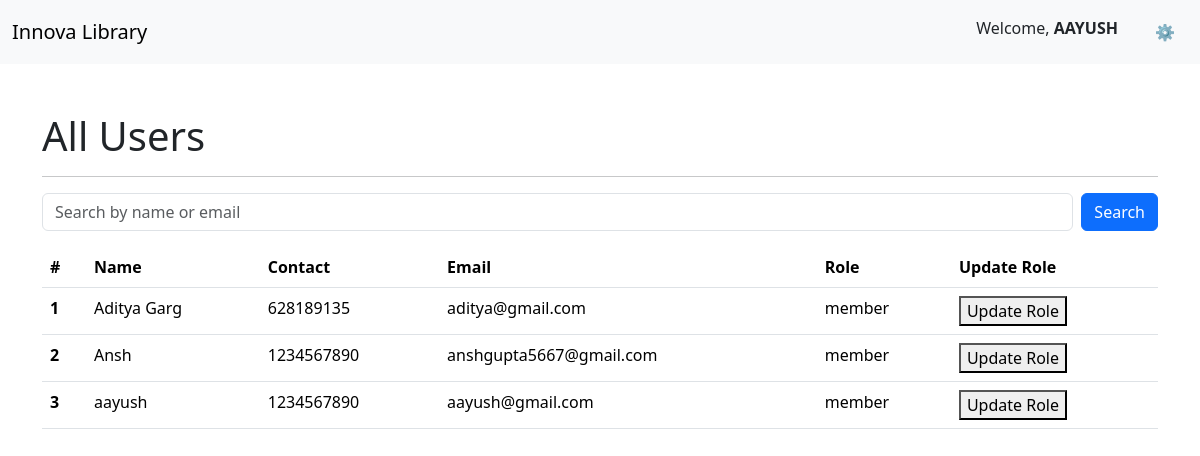
Page /alluser/ (signed in) on the earlier database version.
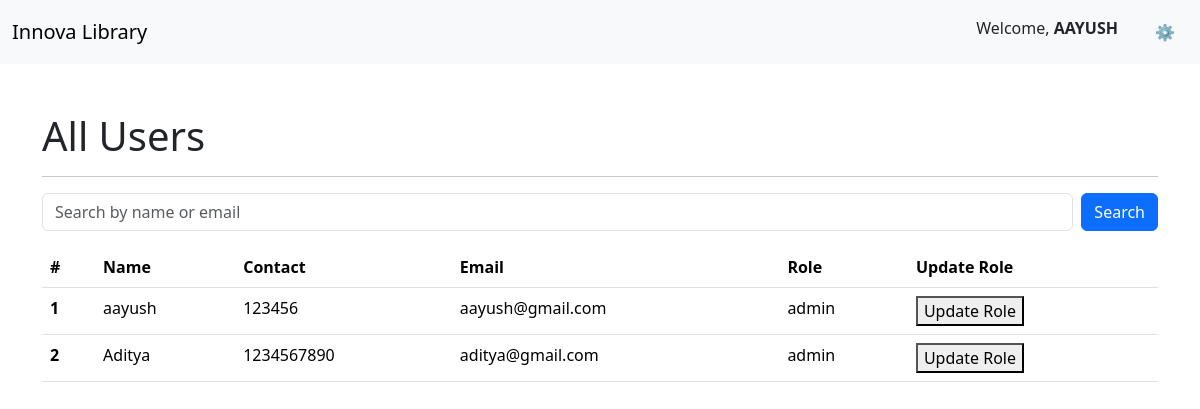
Same page on the later database version.
### member/models.py (models this page shows, shortened)
class Member(models.Model):
    ROLE_CHOICES = (
        ('admin', 'Admin'),
        ('member', 'Member'),
    )
    name = models.CharField(max_length=100)
    contact = models.BigIntegerField()
    email = models.EmailField(max_length=100,unique=True)
    password = models.CharField(max_length=128)
    role = models.CharField(max_length=10,choices=ROLE_CHOICES,default='member')
    created_at = models.DateTimeField(auto_now_add=True)

### member/decorators.py (the view)
    def wrapper(request, *args, **kwargs):
        if not request.session.get("member_id"):
            messages.error(request, "Please login first")
            return redirect("login")
        if request.session.get("role") != "admin":
            messages.error(request, "Admin access required")
            return redirect("login")
        return view_func(request, *args, **kwargs)

### member/views.py (called while the page is built, shortened)
@admin_required
def alluser(request):
    if request.session.get('role') != 'admin':
        messages.error(request, "Only admin can access this feature")
        return redirect('login')
    users = Member.objects.all().order_by('role')
    return render(request, 'alluser.html', {'users': users})

### member/templates/alluser.html (shortened to what this page needs)
{%extends 'base.html'%}
{%block content%}
<div class="container mt-5">
<h1> All Users</h1>
<hr>
<form method="post">
    <div class="mb-3 d-flex gap-2">
      <input type="text" class="form-control" name="search" placeholder="Search by name or email" >
      <button type="submit" class="btn btn-primary">Search</button>
    </div>
</form>
<table class="table">
  <thead>
    <tr>
      <th scope="col">#</th>
      <th scope="col">Name</th>
      <th scope="col">Contact</th>
      <th scope="col">Email</th>
      <th scope="col">Role</th>
      <th scope="col">Update Role</th>
    </tr>
  </thead>
  <tbody>
    {% for user in users%}
    <tr>
      <th scope="row">{{forloop.counter}}</th>
      <td>{{user.name}}</td>
      <td>{{user.contact}}</td>
      <td>{{user.email}}</td>
      <td>{{user.role}}</td>
      <td><button><a href="/updaterole/{{user.id}}">Update Role</a></button>
    </tr>
    {%endfor%}
  </tbody>
</table>
</div>
{%endblock%}

### member/templates/base.html (shortened to what this page needs)
<!DOCTYPE html>
<html lang="en">
<head>
    <link href="https://cdn.jsdelivr.net/npm/bootstrap@5.3.8/dist/css/bootstrap.min.css" rel="stylesheet"
>
</head>
<body>
    <nav class="navbar bg-body-tertiary">
        <div class="container-fluid">
            <a class="navbar-brand">Innova Library</a>
            {%if request.session.member_id%}
            <form class="d-flex" role="search">
                <p class="mx-4 mt-2">Welcome, <strong>{{request.session.name | upper}}</strong></p>
                <button class="btn" type="button" data-bs-toggle="offcanvas"
                    data-bs-target="#offcanvasWithBothOptions" aria-controls="offcanvasWithBothOptions">⚙️</button>
            </form>
            {%else%}
            <form class="d-flex" role="search">
                <button class="btn btn-primary" type="button" data-bs-toggle="offcanvas"
                    data-bs-target="#offcanvasWithBothOptions" aria-controls="offcanvasWithBothOptions"><a
                        href="/login/" style="color: aliceblue;">Login</a></button>
            </form>
            {%endif%}
        </div>
    </nav>
    {%block content%}
    {%endblock%}
</body>
</html>

### member/templates/base.html (style rules this page uses)
a { text-decoration: none; color: inherit; }

Differences in the rows shown:
removed Member: name "Aditya Garg", contact "628189135", email "aditya@gmail.com", role "member"
removed Member: name "Ansh", contact "1234567890", email "anshgupta5667@gmail.com", role "member"
changed Member "aayush": contact "1234567890" → "123456"; role "member" → "admin"
added Member: name "Aditya", contact "1234567890", email "aditya@gmail.com", role "admin"
